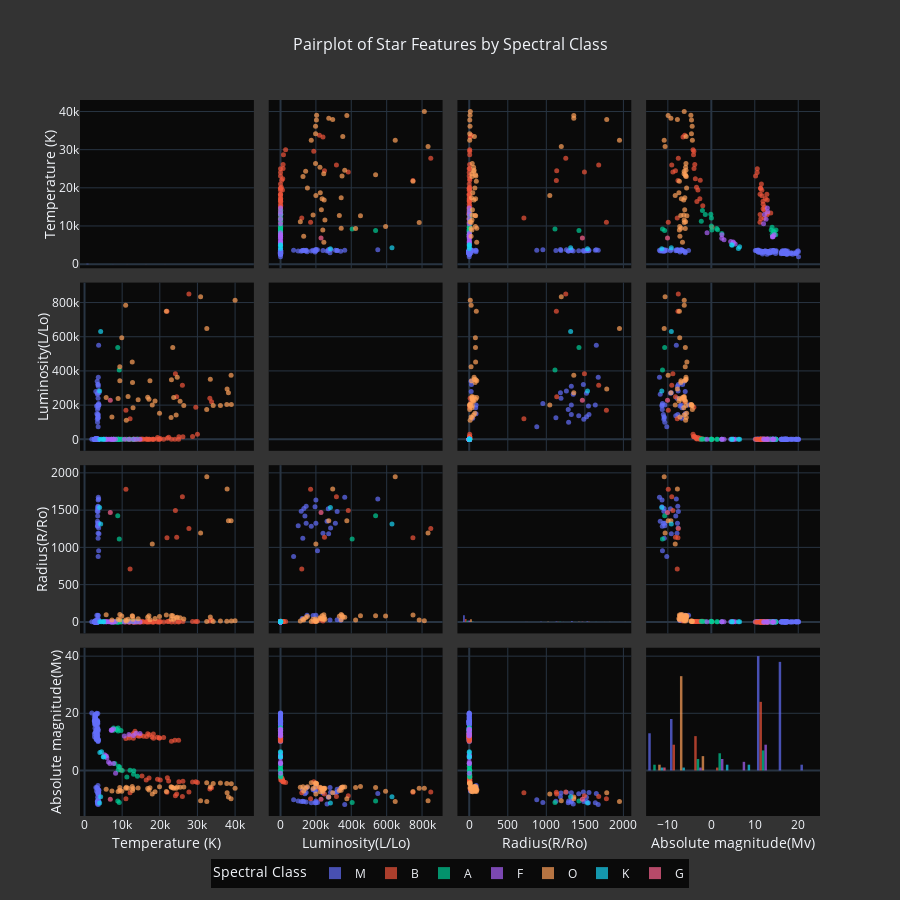

The notebook cell saved with this chart:
### Code cell
# 5. Create a pairplot equivalent using Plotly
# Plotly doesn't have a direct pairplot function like seaborn
# but we can create a similar visualization using a grid of scatter plots

# First, get only the numeric columns and add the Spectral Class for coloring
pair_data = star_df[numeric_features + ['Spectral Class']]

# Create the figure with subplots
fig_pair = make_subplots(
    rows=4, 
    cols=4,
    shared_xaxes=True,
    shared_yaxes=True,
    horizontal_spacing=0.02,
    vertical_spacing=0.02
)

# Get unique spectral classes
spectral_classes = star_df['Spectral Class'].unique()

# Color mapping for spectral classes - create colors dynamically based on available classes
import plotly.express as px
spectral_colors = {}
colorscale = px.colors.qualitative.Plotly
for i, spec_class in enumerate(spectral_classes):
    spectral_colors[spec_class] = colorscale[i % len(colorscale)]

# Add scatter plots for each combination
for i, feat_y in enumerate(numeric_features):
    for j, feat_x in enumerate(numeric_features):
        # If it's the diagonal, we'll show a histogram
        if i == j:
            for spectral in spectral_classes:
                subset = star_df[star_df['Spectral Class'] == spectral]
                if len(subset) > 0:  # Skip if no data for this class
                    fig_pair.add_trace(
                        go.Histogram(
                            x=subset[feat_x],
                            name=spectral,
                            marker_color=spectral_colors[spectral],
                            opacity=0.7,
                            showlegend=False if (i > 0 or j > 0) else True
                        ),
                        row=i+1, 
                        col=j+1
                    )
        else:
            for spectral in spectral_classes:
                subset = star_df[star_df['Spectral Class'] == spectral]
                if len(subset) > 0:  # Skip if no data for this class
                    fig_pair.add_trace(
                        go.Scatter(
                            x=subset[feat_x],
                            y=subset[feat_y],
                            mode='markers',
                            marker=dict(
                                color=spectral_colors[spectral],
                                size=5,
                                opacity=0.7
                            ),
                            name=spectral,
                            showlegend=False
                        ),
                        row=i+1, 
                        col=j+1
                    )

# Update layout
fig_pair.update_layout(
    title_text='Pairplot of Star Features by Spectral Class',
    title_font=dict(size=16),
    title_x=0.5,
    height=900,
    width=900,
    plot_bgcolor='rgba(0,0,0,0.8)',
    paper_bgcolor='rgba(0,0,0,0.8)',
    legend=dict(
        title='Spectral Class',
        orientation="h",
        yanchor="bottom",
        y=-0.1,
        xanchor="center",
        x=0.5
    )
)

# Update axis labels
for i, feat_y in enumerate(numeric_features):
    for j, feat_x in enumerate(numeric_features):
        # Only show axis titles on the edge plots
        if j == 0:  # First column
            fig_pair.update_yaxes(title_text=feat_y, row=i+1, col=j+1, title_standoff=0)
        if i == 3:  # Last row
            fig_pair.update_xaxes(title_text=feat_x, row=i+1, col=j+1, title_standoff=0)

# Save the figure

fig_pair.show()

fig_pair.write_image(base_dir + "plotly_pairplot.png")
